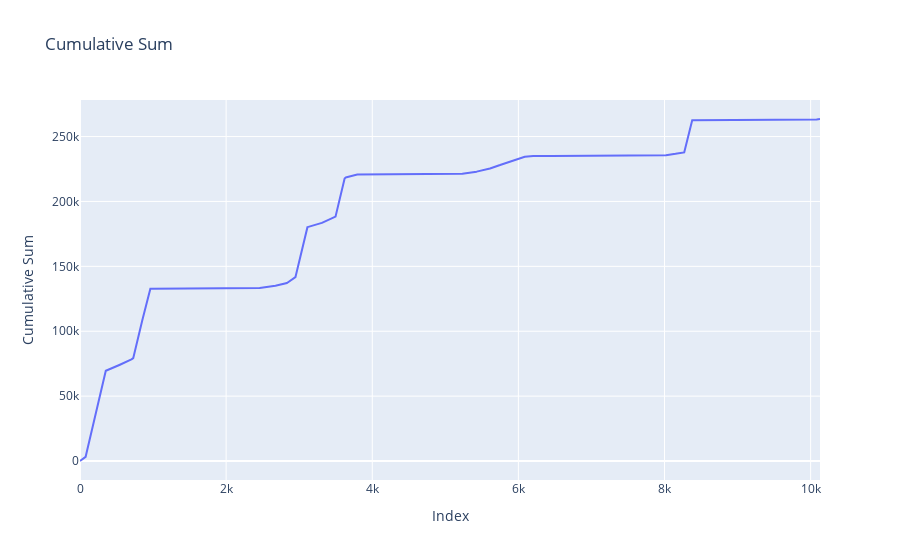

The code cell stored with this chart in its notebook:
### Markdown cell above
#### Row Analysis

### Code cell
# Select operation for row analysis
print("Select an operation for row analysis:")
print("1. Row Difference (Calculate differences between rows using Pandas diff() function.)")
print("2. Cumulative Sum (Calculate the cumulative sum of a column.)")
choice = int(input("Enter the number of your choice: "))

# Row Difference
if choice == 1:
    col = input("Enter the column name to calculate row differences: ")
    df['row_difference'] = df[col].diff()
    print(df.head())

    # Plotting
    fig = go.Figure(data=[go.Scatter(x=df.index, y=df['row_difference'], mode='lines')])
    fig.update_layout(title='Row Difference', xaxis_title='Index', yaxis_title='Difference')
    fig.show()

# Cumulative Sum
elif choice == 2:
    col = input("Enter the column name to calculate cumulative sum: ")
    df['cumulative_sum'] = df[col].cumsum()
    print(df.tail())

    # Plotting
    fig = go.Figure(data=[go.Scatter(x=df.index, y=df['cumulative_sum'], mode='lines')])
    fig.update_layout(title='Cumulative Sum', xaxis_title='Index', yaxis_title='Cumulative Sum')
    fig.show()

### Figure 1 — Plotly figure (JSON) as saved in the notebook; plotly's stock layout.template omitted (floating-point values rounded to 4 significant figures; data arrays with more than 128 entries replaced by an {"elided": "..."} marker saying what was removed)
{"data": [{"mode": "lines", "type": "scatter", "x": {"elided": "10129 int values"}, "y": {"elided": "10129 int values"}}], "layout": {"title": {"text": "Cumulative Sum"}, "xaxis": {"title": {"text": "Index"}}, "yaxis": {"title": {"text": "Cumulative Sum"}}}}
